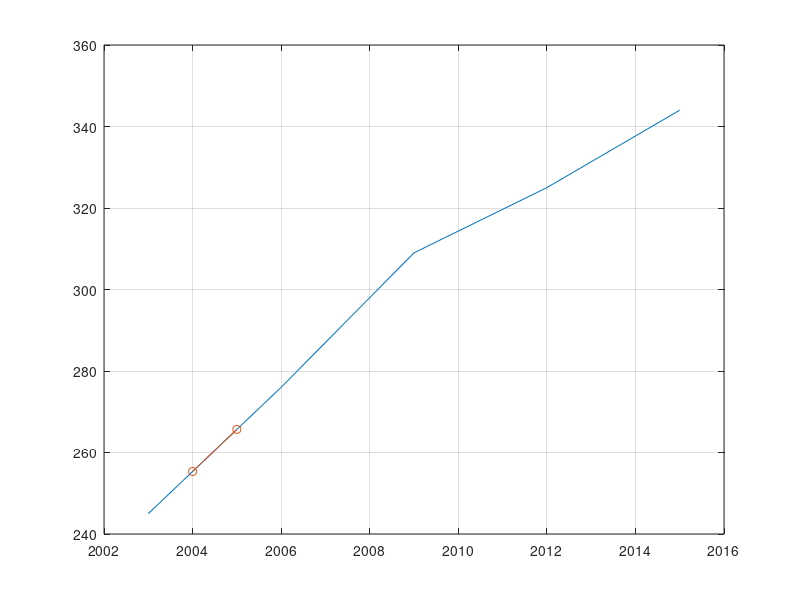

MATLAB code to generate this figure:
clear;
clc;
%isi dari data adalah variabel bebas
dataBebas=[245 276 309 325 344];
dataTerikat=[2003:3:2015];
% data yang akan di cari
prediksiData=[2004 2005];
% hasil interpolasi
result=interp1(dataTerikat,dataBebas,prediksiData);
%{
%interpolasi non linear
%result=interp1(dataTerikat,dataBebas,prediksiData,'spline');
%}
fprintf('hasil interpolasi : \t%.10f\n', result);


plot(dataTerikat, dataBebas,prediksiData,result,'-o');
grid on